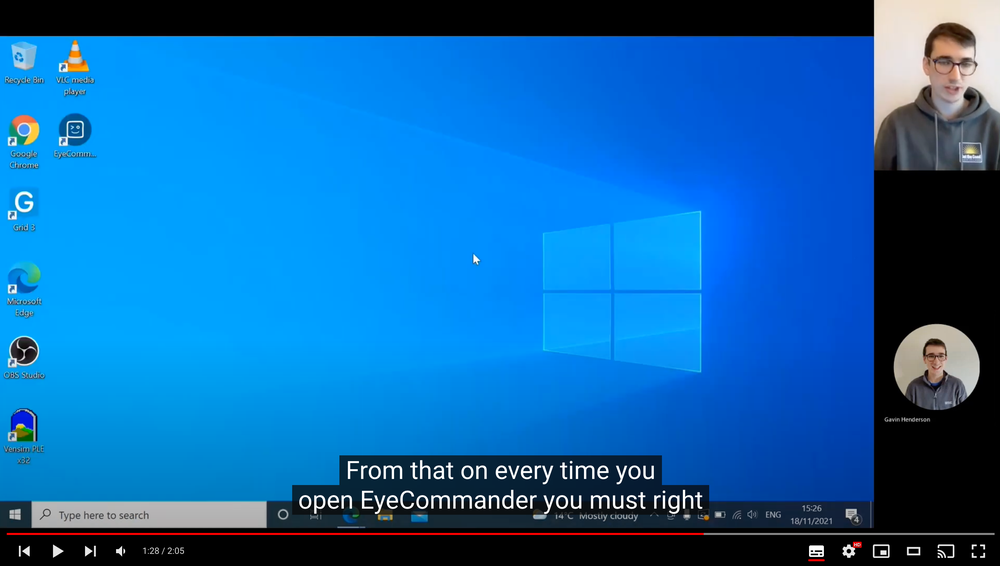
#> input picture assets/youtube.png, 1000 x 566 px, shrunk from 2964 x 1678 before the run
$ python -i FramePreProcessing.py   (imports and definitions only)
#> lines starting #> are read from the running program, lines starting #| are printed output that depends on the picture
import cv2
import numpy as np

# This is a contrast based histogram equalization, using this we can have a better contrast between our grayscale values
# The equalization is done by blocks, that is every 8x8 block is equalized, but that would increase noise if there is noise
# to avoid some of it we use the clipLimit, so if the histogram bin is higher than the clipLimit we distribute it's value uniformly
# to the other bins before equalization.
def CLAHE(frame, clipLimit = 3.0, tileGridSize = (8,8)):
	if clipLimit > 255:
		clipLimit = 255
	elif tileGridSize[1] > frame.shape[1] or tileGridSize[0] > frame.shape[0]:
		tileGridSize = (frame.shape[1], frame.shape[0])
	elif clipLimit < 0:
		clipLimit = 0
	elif tileGridSize[1] <= 0 or tileGridSize[0] <= 0:
		tileGridSize = (1, 1)
	clahe = cv2.createCLAHE(clipLimit, tileGridSize)
	CLAHEFrame = clahe.apply(frame)
	return CLAHEFrame

# The blur function is to get a better detail quality each blur has a purpose, median usually is good with cleaning up
# noise but distorts the image while gaussian is better at preserving the edges it isn't as effective with noise.
def blur(EqFrame, kernelSize = 7, blurType = 0):
	if kernelSize % 2 == 0:
		kernelSize = kernelSize + 1
	elif 0 <= kernelSize <= 2:
		kernelSize = 3
	if (blurType == 0):
		blurredFrame = cv2.GaussianBlur(EqFrame,(kernelSize, kernelSize), 0)
	elif (blurType == 1):
		blurredFrame = cv2.medianBlur(EqFrame, kernelSize)
	elif(blurType > 1 or blurType < 0):
		blurredFrame = cv2.GaussianBlur(EqFrame,(kernelSize, kernelSize), 0)
	return blurredFrame

# Just flips the image horizontaly and converts to Grayscale
def initialAdjustments(frame):
	grayFrame = cv2.cvtColor(frame, cv2.COLOR_BGR2GRAY)
	return grayFrame

# When we normalize the image we are "stretching" the histogram and correcting some of the bad light in it,
# then we use a histogram euqalization in the entire image, after that we procced to a tile based contrast
# histogram equalization, that is a histogram equalization of a W x H of a given number of pixels with that
# our bad light conditions as well as the contrast are better and the grayscale image has more details in it
def correctLighting(grayFrame, clipLimit, tileGridSize):
	if len(grayFrame.shape) > 2:
		grayFrame = initialAdjustments(grayFrame)
	h, w = grayFrame.shape
	norm = np.zeros((w, h))
	normalizedFrame = cv2.normalize(grayFrame, norm, 0, 255, cv2.NORM_MINMAX)
	EqFrame = cv2.equalizeHist(normalizedFrame)
	CLAHEFrame = CLAHE(EqFrame, clipLimit, tileGridSize)
	return CLAHEFrame

# In the end we use a blur to both clean some of the noise we might have as well as smooth our edges so its easier
# to detect them and finally we can threshold the frame to better visualize the edges, if needed
def preProcess(frame, clipLimit, tileGridSize, kernelSize, blurType, threshold = False):
	adjustedFrame = initialAdjustments(frame)
	correctedFrame = correctLighting(adjustedFrame, clipLimit, tileGridSize)
	outputFrame = blur(correctedFrame, kernelSize, blurType)
	if threshold == True:
		outputFrame = cv2.adaptiveThreshold(outputFrame,255,cv2.ADAPTIVE_THRESH_GAUSSIAN_C,\
					cv2.THRESH_BINARY,11,2)
	return outputFrame

>>> import cv2
>>> picture = cv2.imread('../../../../assets/youtube.png')
#> picture is the input picture: shape (566, 1000, 3); mean B, G, R 173.6, 102.5, 14.7
>>> result = blur(picture)
#> in blur, `blurredFrame = cv2.GaussianBlur(EqFrame,(kernelSize, kernelSize), 0)`:
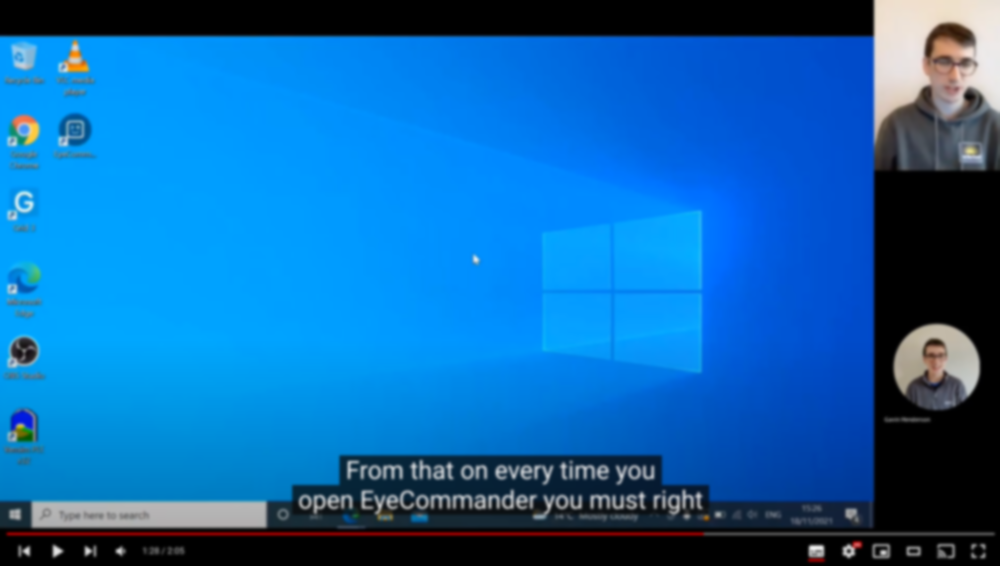
#> blurredFrame: shape (566, 1000, 3); mean B, G, R 173.6, 102.5, 14.7
